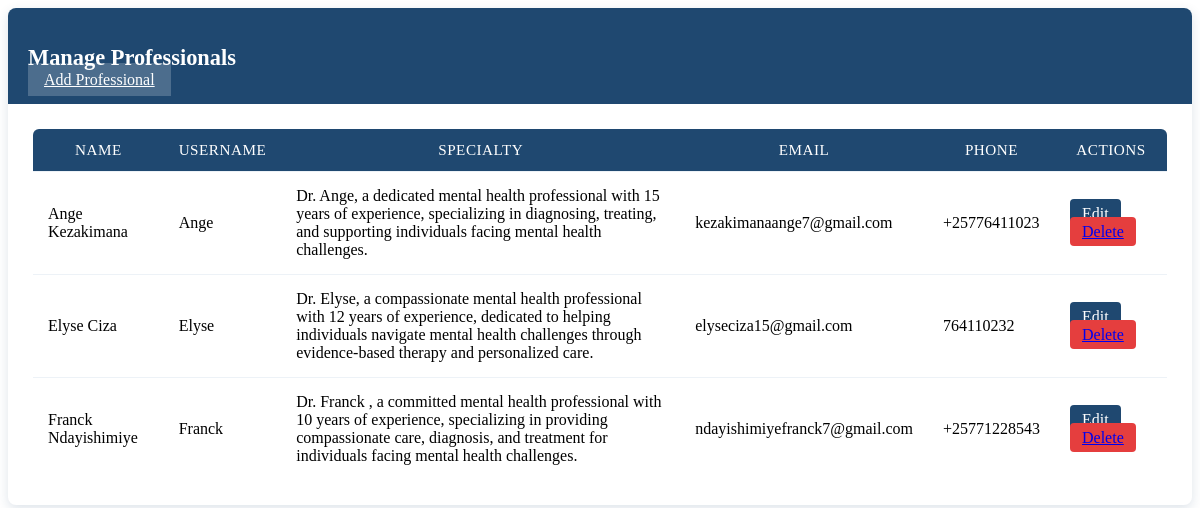
/manage-professionals/ (signed in), run on the app's committed database.
### myapp/models.py (models this page shows)
class Professional(models.Model):
    user = models.OneToOneField(User, on_delete=models.CASCADE, related_name="professional_profile")
    name = models.CharField(max_length=255)
    specialty = models.CharField(max_length=255)
    contact_email = models.EmailField(unique=True)
    phone_number = models.CharField(max_length=15, unique=True)
    image = models.ImageField(upload_to='professionals/', null=True, blank=True)

### myapp/views.py (the view)
# urls.py: path('manage-professionals/', views.manage_professionals, name='manage_professionals'),
@superuser_required
def manage_professionals(request):
    professionals = Professional.objects.all().order_by('name')
    return render(request, 'manage_professionals.html', {'professionals': professionals})

### myapp/views.py (called while the page is built)
def superuser_required(view_func):
    decorated_view = user_passes_test(lambda u: u.is_superuser)(view_func)
    return decorated_view

### myapp/templates/manage_professionals.html (shortened to what this page needs)
{% load static %}
{% block content %}
<div class="container mt-4">
    <div class="card pro-card">
        <div class="card-header pro-card-header d-flex justify-content-between align-items-center">
            <h3> Manage Professionals</h3>
            <a href="{% url 'add_professional' %}" class="btn btn-light">
                 Add Professional
            </a>
        </div>
        <div class="card-body pro-card-body">
            <div class="table-responsive">
                <table class="table pro-table">
                    <thead>
                        <tr>
                            <th>Name</th>
                            <th>Username</th>
                            <th>Specialty</th>
                            <th>Email</th>
                            <th>Phone</th>
                            <th>Actions</th>
                        </tr>
                    </thead>
                    <tbody>
                        {% for professional in professionals %}
                        <tr>
                            <td>{{ professional.name }}</td>
                            <td>{{ professional.user.username }}</td>
                            <td>{{ professional.specialty }}</td>
                            <td>{{ professional.contact_email }}</td>
                            <td>{{ professional.phone_number }}</td>
                            <td>
                                <a href="{% url 'edit_professional' professional.id %}" class="btn btn-sm btn-edit">
                                     Edit
                                </a>
                                <a href="{% url 'delete_professional' professional.id %}" class="btn btn-sm btn-danger">
                                     Delete
                                </a>
                            </td>
                        </tr>
                        {% empty %}
                        <tr>
                            <td colspan="6" class="empty-state">No professionals found</td>
                        </tr>
                        {% endfor %}
                    </tbody>
                </table>
            </div>
        </div>
    </div>
</div>
{% endblock %}

### myapp/templates/manage_professionals.html (style rules this page uses)
.pro-card { border: none; border-radius: 8px; box-shadow: 0 4px 12px rgba(31, 72, 112, 0.15); margin-bottom: 30px; }
.pro-card-header { background-color: #1f4870; color: white; border-radius: 8px 8px 0 0 !important; padding: 15px 20px; }
.pro-card-header h3 { margin-bottom: 0; font-weight: 600; font-size: 1.4rem; }
.pro-card-header .btn-light { background-color: rgba(255, 255, 255, 0.2); color: white; border: none; font-weight: 500; transition: all 0.3s ease; padding: 8px 16px; }
.pro-card-body { padding: 25px; }
.pro-table { border-collapse: separate; border-spacing: 0; }
.pro-table thead th { background-color: #1f4870; color: white; border: none; padding: 12px 15px; font-weight: 500; font-size: 0.95rem; letter-spacing: 0.5px; text-transform: uppercase; }
.pro-table thead th:first-child { border-top-left-radius: 6px; }
.pro-table thead th:last-child { border-top-right-radius: 6px; }
.pro-table tbody tr { transition: all 0.2s ease; }
.pro-table tbody td { padding: 15px; vertical-align: middle; border-top: 1px solid #edf2f7; }
.pro-table .btn-edit { background-color: #1f4870; color: white; border: none; padding: 6px 12px; border-radius: 4px; transition: all 0.3s ease; margin-right: 5px; }
.pro-table .btn-danger { background-color: #e53e3e; border: none; padding: 6px 12px; border-radius: 4px; transition: all 0.3s ease; }

### data on the page
Professional: name "Ange Kezakimana", user.username "Ange", specialty "Dr. Ange, a dedicated mental health professional with 15 years of experience, specializing in diagnosing, treating, and supporting individuals facing mental health challenges.", contact_email "kezakimanaange7@gmail.com", phone_number "+25776411023"
Professional: name "Elyse Ciza", user.username "Elyse", specialty "Dr. Elyse, a compassionate mental health professional with 12 years of experience, dedicated to helping individuals navigate mental health challenges through evidence-based therapy and personalized care.", contact_email "elyseciza15@gmail.com", phone_number "764110232"
Professional: name "Franck Ndayishimiye", user.username "Franck", specialty "Dr. Franck , a committed mental health professional with 10 years of experience, specializing in providing compassionate care, diagnosis, and treatment for individuals facing mental health challenges.", contact_email "ndayishimiyefranck7@gmail.com", phone_number "+25771228543"
